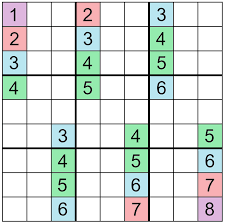
#> input picture download.png, 225 x 224 px, given in place of download.jpeg, which was not available
$ jupyter execute Histogram.ipynb   (text cells are left out)
#> lines starting #> are read from the running program, lines starting #| are printed output that depends on the picture; pictures that were not available may be replaced by others from this repository, and a replacement may not be noted
[cell 1]
import cv2
import numpy as np
import matplotlib.pyplot as plt

img = cv2.imread('download.jpeg', 1)
#> img is the input picture: shape (224, 225, 3); mean B, G, R 218.2, 222.4, 214.1
plt.hist(img.ravel(), 256, [0, 256])
plt.show()
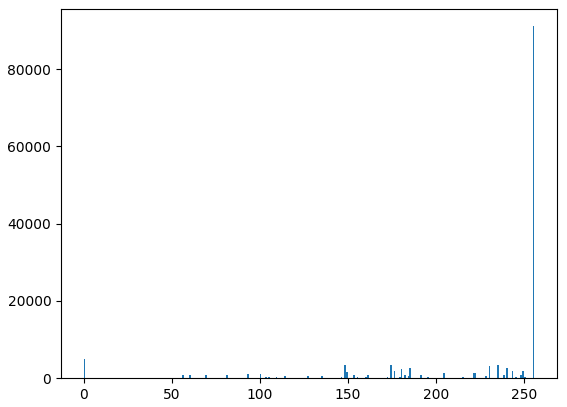
#> figure drawn by matplotlib, 1 panel; tallest bar 91074 high, from x = 255 to 256

[cell 2]
image = cv2.imread('download.jpeg')
color = ('b', 'g', 'r')

for i, col in enumerate(color):
    histr = cv2.calcHist([image], [i], None, [256], [0, 256])
    plt.plot(histr, color = col)
    plt.xlim([0, 256])

plt.show()
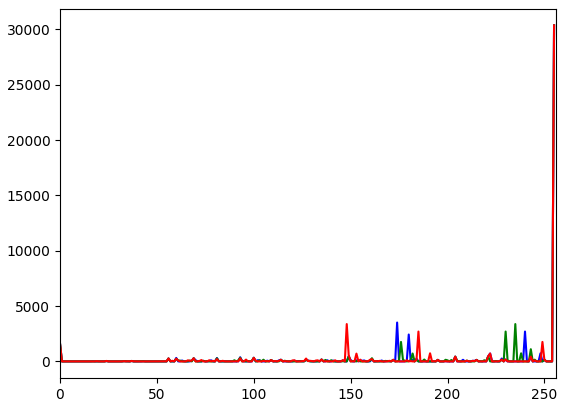
#> figure drawn by matplotlib, 1 panel; curve peaks at x = 255, y = 30358; curve peaks at x = 255, y = 30358; curve peaks at x = 255, y = 30358

[cell 3]
hist, bins = np.histogram(img.flatten(), 256, [0, 256])
#> hist = 256 values, max 91074 at index 255, min 0 at index 1, mean 590.6; bins = 257 values from 0 to 256
cdf = hist.cumsum()
#> cdf = 256 values from 4861 to 151200
# print(cdf)
# print(hist)
cdf_normalized = cdf * hist.max()/ cdf.max()
#> cdf_normalized = 256 values from 2928 to 91074
# print(cdf_normalized)
plt.plot(cdf_normalized, color = 'g')
plt.hist(img.flatten(), 256, [0, 256], color='r')
plt.xlim([0, 256])
plt.legend(('cdf', 'histogram'))
plt.show()
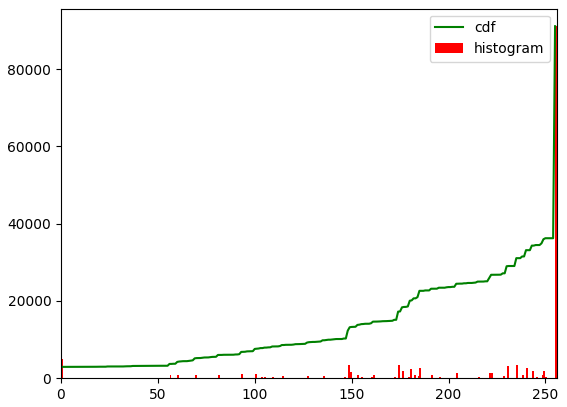
#> figure drawn by matplotlib, 1 panel; tallest bar 91074 high, from x = 255 to 256; curve peaks at x = 255, y = 91074

[cell 4]
cdf_m = np.ma.masked_equal(cdf, 0)
cdf_m = (cdf_m - cdf_m.min()) * 255/(cdf_m.max() - cdf_m.min())
cdf = np.ma.filled(cdf_m, 0).astype('uint8')
#> cdf = 256 values from 0 to 255
plt.show()

[cell 5]
blur_image = cv2.imread('dark.jpg', 0)
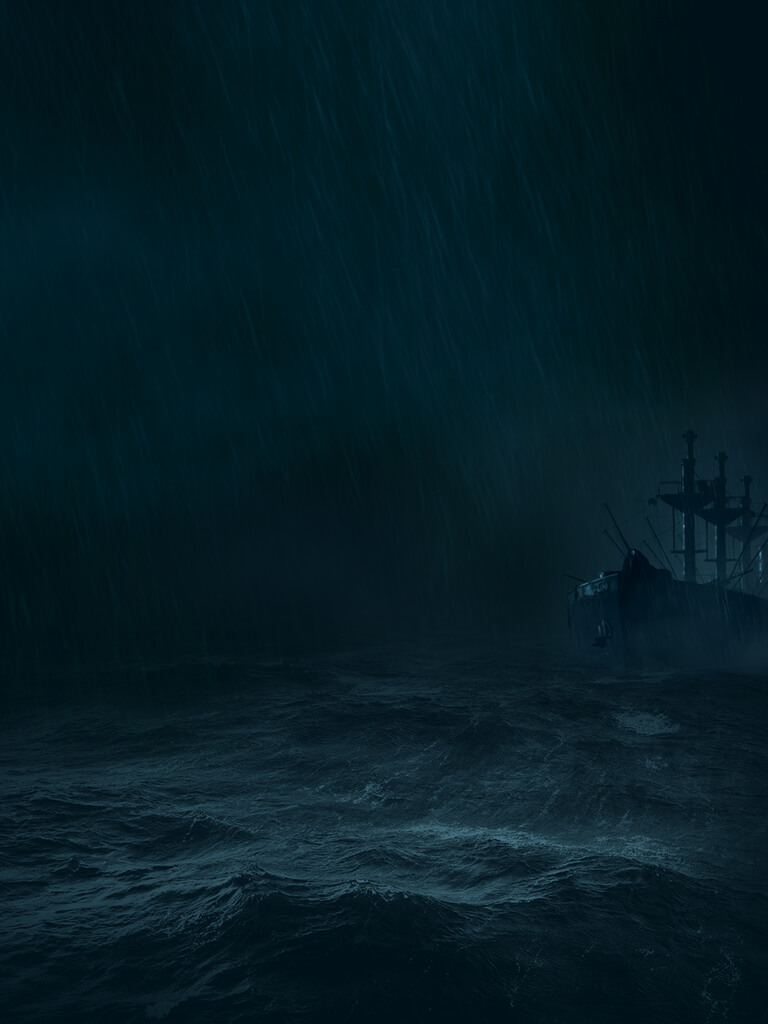
#> input picture dark.jpg, 768 x 1024 px
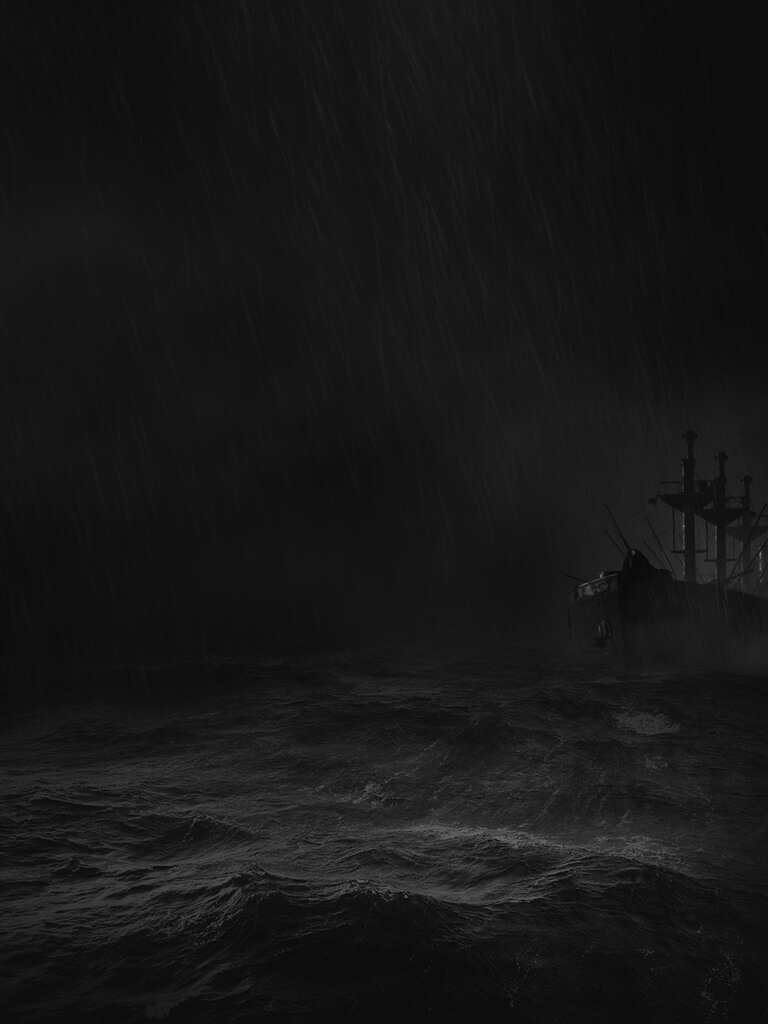
#> blur_image: shape (1024, 768); min 4, max 128, mean 23.1
equ = cv2.equalizeHist(blur_image)
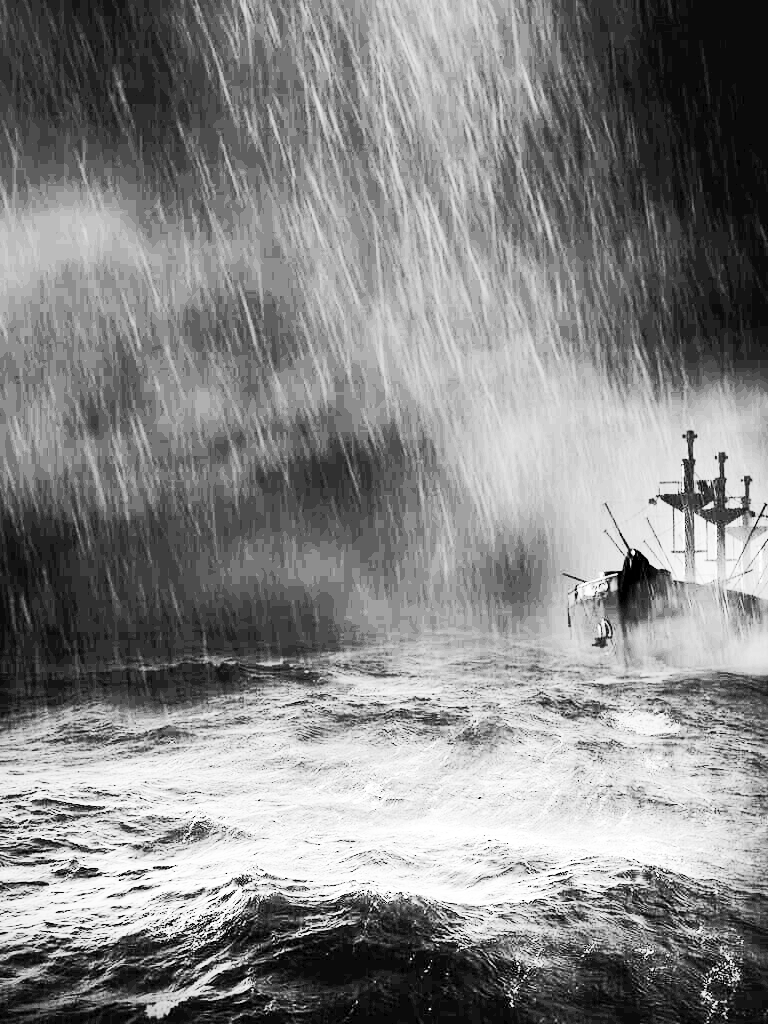
#> equ: shape (1024, 768); min 0, max 255, mean 134.1
result = np.hstack((blur_image, equ))
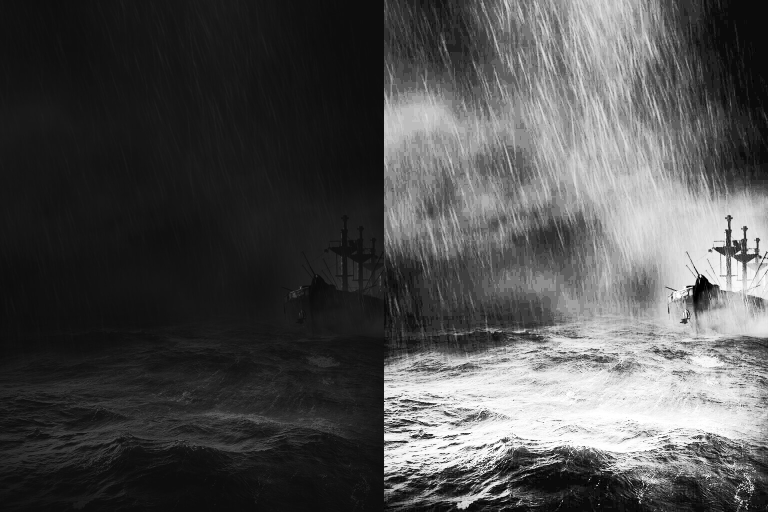
#> result: shape (1024, 1536) (shown at 1/2 size); min 0, max 255, mean 78.6
cv2.imshow('blur', result)
cv2.waitKey(0)
cv2.destroyAllWindows()

[cell 6]
clahe = cv2.createCLAHE(clipLimit=2.0, tileGridSize=(8, 8))
cl1 = clahe.apply(blur_image)
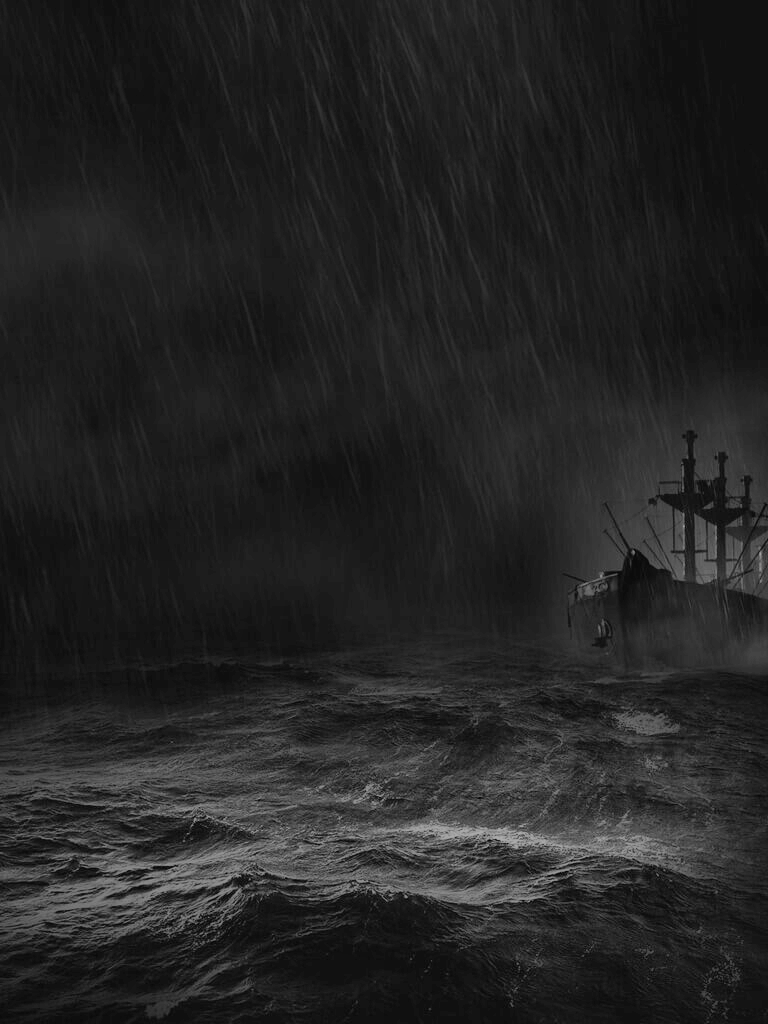
#> cl1: shape (1024, 768); min 4, max 174, mean 36.1
cv2.imshow('blur image', cl1)
cv2.waitKey(0)
cv2.destroyAllWindows()

[cell 7]
img = cv2.imread('download.jpeg')
hsv = cv2.cvtColor(img, cv2.COLOR_BGR2HSV)
#> hsv: shape (224, 225, 3); mean H, S, V 27.1, 19.1, 227

hist = cv2.calcHist([hsv], [0, 1], None, [180, 256], [0, 180, 0, 256])
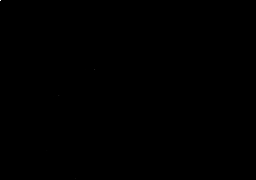
#> hist: shape (180, 256) float32; min 0, max 37031, mean 1.1; drawn with min black and max white
plt.imshow(hist, interpolation='nearest')
plt.show()
